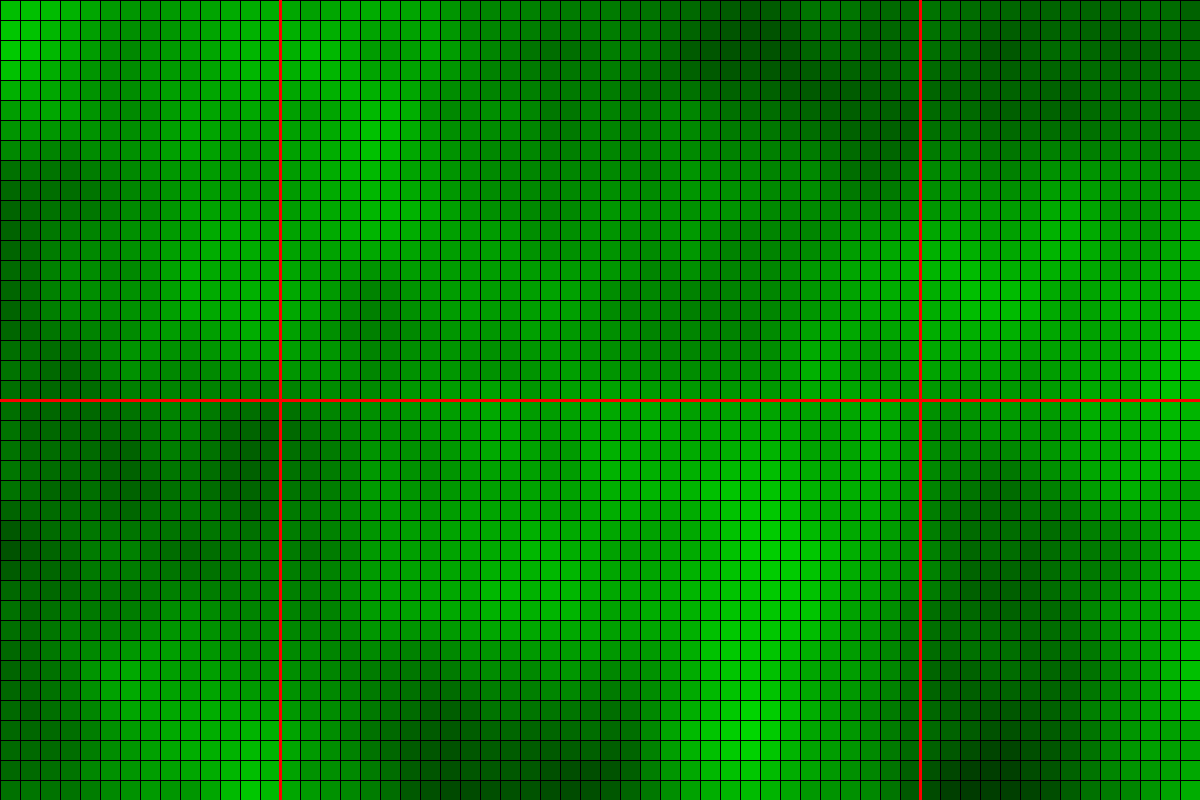
Frame 1 (no input)
Frame 60 (the mouse pressed at the canvas centre just before this capture): identical to frame 1, image omitted
Frame 120 (the mouse held since frame 60 and released just before this capture): identical to frame 1, image omitted

The Processing sketch that drew this single still picture (run headless with seeded random() and noise(); from frame 60 on, the mouse is pressed at the canvas centre):

// Processing sketch: ChunkGenerationScratch
// ── ChunkGenerationScratch.pde
int nPlayerX, nPlayerY;
private int CHUNK_SIZE = 32;
private int TILE_SIZE;
static int nScale = 20;
int nMinDivisor = 4096; //Used for testing boundaries, startX and startY range from nMinDivisor*64 to nMinDivisor*192 with 4096
Map mapMap;
public void setup() {
  size(1200, 800);
  mapMap = new Map();
  surface.setResizable(true);
  nPlayerX = (int)random(MAX_INT/nMinDivisor - MAX_INT/nMinDivisor/2, MAX_INT/nMinDivisor + MAX_INT/nMinDivisor/2);
  nPlayerY = (int)random(MAX_INT/nMinDivisor - MAX_INT/nMinDivisor/2, MAX_INT/nMinDivisor + MAX_INT/nMinDivisor/2);
  //nPlayerX = (int)MAX_INT/nMinDivisor; //FOR TESTING
  //nPlayerY = (int)MAX_INT/nMinDivisor;
}

void draw() {
  background(255);
  resizeTiles();
  mapMap.drawChunks();
  println(nPlayerX + "\t" + nPlayerY);
  if (keyPressed && key==CODED) {
    if (keyCode == UP) {
      nPlayerY--;
    } else if (keyCode == DOWN) {
      nPlayerY++;
    } else if (keyCode == LEFT) {
      nPlayerX--;
    } else if (keyCode == RIGHT) {
      nPlayerX++;
    }
  }
}

void resizeTiles() {
  TILE_SIZE = (width+height)/CHUNK_SIZE/3;
}

class Map {
  Chunk[][] arChunks = new Chunk[5][5];
  public Map() {
    PVector vPlayerChunk = getChunkIndices(new PVector(nPlayerX, nPlayerY));
    int nPlayerChunkX = (int)vPlayerChunk.x;
    int nPlayerChunkY = (int)vPlayerChunk.y;
    for (int y = 0; y < arChunks.length; y++) 
      for (int x = 0; x < arChunks[y].length; x++) 
        arChunks[y][x] = new Chunk(nPlayerChunkX - CHUNK_SIZE * (x - ((arChunks[y].length-1)/2)), nPlayerChunkY - CHUNK_SIZE * (y - ((arChunks.length-1)/2)));
  }

  public void drawChunks() {
    updateMap();
    for (Chunk[] chunkAr : arChunks)
      for (Chunk chunk : chunkAr) 
        chunk.drawTiles();
  }

  public void updateMap() {
    PVector vPlayerChunk = getChunkIndices(new PVector(nPlayerX, nPlayerY));
    if (arChunks[arChunks[arChunks.length/2].length/2][arChunks.length/2].vTopLeft.x == vPlayerChunk.x && arChunks[arChunks[arChunks.length/2].length/2][arChunks.length/2].vTopLeft.y == vPlayerChunk.y) {
      return;
    }
    int nPlayerChunkX = (int)vPlayerChunk.x;
    int nPlayerChunkY = (int)vPlayerChunk.y;
    for (int y = 0; y < arChunks.length; y++) 
      for (int x = 0; x < arChunks[y].length; x++) 
        arChunks[y][x] = new Chunk(nPlayerChunkX - CHUNK_SIZE * (x - ((arChunks[y].length-1)/2)), nPlayerChunkY - CHUNK_SIZE * (y - ((arChunks.length-1)/2)));
  }
}


class Chunk {
  PVector vTopLeft;
  Tile[][] arTiles;


  public Chunk(int nX, int nY) {
    arTiles = new Tile[CHUNK_SIZE][CHUNK_SIZE];
    vTopLeft = new PVector(nX, nY);
    generateTerrain();
  }

  public void generateTerrain() {
    float fWidthOffset = 0, fHeightOffset = 0, fPersistence = 0.08;
    for (int y = 0; y < CHUNK_SIZE; y++) {
      fWidthOffset = 0;
      for (int x = 0; x < CHUNK_SIZE; x++) {
        arTiles[y][x] = new Tile(noise(vTopLeft.x * fPersistence + fWidthOffset, vTopLeft.y * fPersistence + fHeightOffset), TileType.Grass);
        fWidthOffset+=fPersistence;
      }
      fHeightOffset+=fPersistence;
    }
  }

  public void drawTiles() {
    float fVal;
    for (int y = 0; y < CHUNK_SIZE; y++) 
      for (int x = 0; x < CHUNK_SIZE; x++) 
        if (TILE_SIZE * (vTopLeft.x - nPlayerX + x + 1) > 0 && TILE_SIZE * (vTopLeft.x - nPlayerX + x) < width && TILE_SIZE * (vTopLeft.y  - nPlayerY + y + 1) > 0 && TILE_SIZE * (vTopLeft.y  - nPlayerY + y) < height) {
          fVal = arTiles[y][x].fDepth;
          if (arTiles[y][x].tileType==TileType.Grass) {
            fill(0, map(fVal, 0, 1, 255, 0), 0);
          } else if (arTiles[y][x].tileType==TileType.Tree) {
            fill(0, 0, 255);
          }
          rect(TILE_SIZE * (vTopLeft.x - nPlayerX + x), TILE_SIZE * (vTopLeft.y  - nPlayerY + y), TILE_SIZE, TILE_SIZE);
        }
    drawChunkLines();
  }

  void drawChunkLines() {
    strokeWeight(3);
    stroke(255, 0, 0);//Factored out TILE_SIZE for math below
    line(TILE_SIZE * (vTopLeft.x - nPlayerX             ), TILE_SIZE * (vTopLeft.y - nPlayerY             ), TILE_SIZE * (vTopLeft.x - nPlayerX + CHUNK_SIZE), TILE_SIZE * (vTopLeft.y - nPlayerY             ));
    line(TILE_SIZE * (vTopLeft.x - nPlayerX             ), TILE_SIZE * (vTopLeft.y - nPlayerY             ), TILE_SIZE * (vTopLeft.x - nPlayerX             ), TILE_SIZE * (vTopLeft.y - nPlayerY + CHUNK_SIZE));
    line(TILE_SIZE * (vTopLeft.x - nPlayerX + CHUNK_SIZE), TILE_SIZE * (vTopLeft.y - nPlayerY             ), TILE_SIZE * (vTopLeft.x - nPlayerX + CHUNK_SIZE), TILE_SIZE * (vTopLeft.y - nPlayerY + CHUNK_SIZE));
    line(TILE_SIZE * (vTopLeft.x - nPlayerX             ), TILE_SIZE * (vTopLeft.y - nPlayerY + CHUNK_SIZE), TILE_SIZE * (vTopLeft.x - nPlayerX + CHUNK_SIZE), TILE_SIZE * (vTopLeft.y - nPlayerY + CHUNK_SIZE));
    stroke(0);
    strokeWeight(1);
  }
}

public PVector getChunkIndices(PVector vCur) {
  int nX = int(vCur.x - (vCur.x % CHUNK_SIZE));
  int nY = int(vCur.y - (vCur.y % CHUNK_SIZE));
  return new PVector(vCur.x < 0 ? nX - CHUNK_SIZE : nX, vCur.y < 0 ? nY - CHUNK_SIZE : nY);
}

class Tile {
  float fDepth;
  TileType tileType;
  Tile(float fDepth, TileType tileType) {
    this.fDepth = fDepth;
    this.tileType = tileType;
  }
}

enum TileType {
  Tree, Grass;
}
